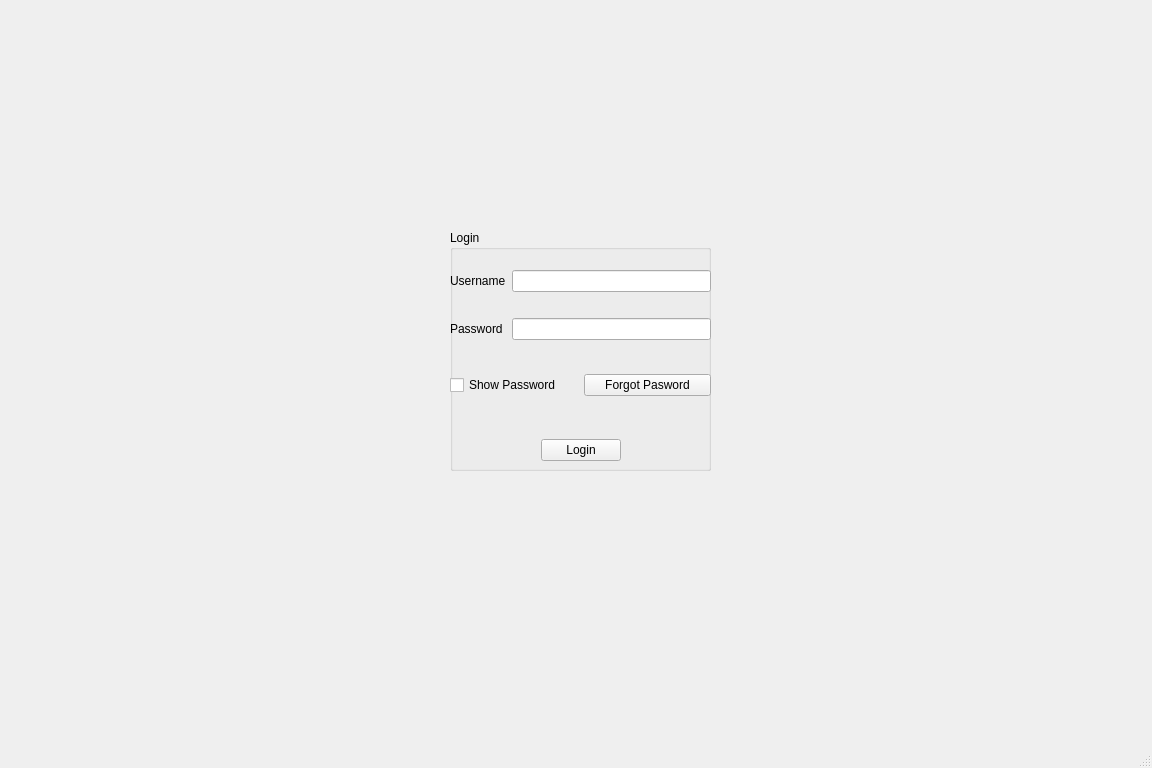
<?xml version="1.0" encoding="UTF-8"?>
<ui version="4.0">
 <class>MainWindow</class>
 <widget class="QMainWindow" name="MainWindow">
  <property name="geometry">
   <rect>
    <x>0</x>
    <y>0</y>
    <width>1152</width>
    <height>768</height>
   </rect>
  </property>
  <property name="maximumSize">
   <size>
    <width>1152</width>
    <height>768</height>
   </size>
  </property>
  <property name="windowTitle">
   <string>MainWindow</string>
  </property>
  <widget class="QWidget" name="centralwidget">
   <widget class="QGroupBox" name="groupBox">
    <property name="geometry">
     <rect>
      <x>450</x>
      <y>230</y>
      <width>261</width>
      <height>241</height>
     </rect>
    </property>
    <property name="title">
     <string>Login</string>
    </property>
    <widget class="QWidget" name="horizontalLayoutWidget">
     <property name="geometry">
      <rect>
       <x>0</x>
       <y>200</y>
       <width>261</width>
       <height>41</height>
      </rect>
     </property>
     <layout class="QHBoxLayout" name="horizontalLayout">
      <item>
       <spacer name="horizontalSpacer">
        <property name="orientation">
         <enum>Qt::Horizontal</enum>
        </property>
        <property name="sizeHint" stdset="0">
         <size>
          <width>40</width>
          <height>20</height>
         </size>
        </property>
       </spacer>
      </item>
      <item>
       <widget class="QPushButton" name="loginbtn">
        <property name="text">
         <string>Login</string>
        </property>
       </widget>
      </item>
      <item>
       <spacer name="horizontalSpacer_2">
        <property name="orientation">
         <enum>Qt::Horizontal</enum>
        </property>
        <property name="sizeHint" stdset="0">
         <size>
          <width>40</width>
          <height>20</height>
         </size>
        </property>
       </spacer>
      </item>
     </layout>
    </widget>
    <widget class="QWidget" name="gridLayoutWidget">
     <property name="geometry">
      <rect>
       <x>0</x>
       <y>20</y>
       <width>261</width>
       <height>111</height>
      </rect>
     </property>
     <layout class="QGridLayout" name="gridLayout">
      <item row="2" column="0">
       <widget class="QLabel" name="passlabel">
        <property name="text">
         <string>Password</string>
        </property>
       </widget>
      </item>
      <item row="0" column="0">
       <widget class="QLabel" name="userlabel">
        <property name="text">
         <string>Username</string>
        </property>
       </widget>
      </item>
      <item row="0" column="1">
       <widget class="QLineEdit" name="userlineedit"/>
      </item>
      <item row="2" column="1">
       <widget class="QLineEdit" name="passlineedit"/>
      </item>
     </layout>
    </widget>
    <widget class="QWidget" name="horizontalLayoutWidget_2">
     <property name="geometry">
      <rect>
       <x>0</x>
       <y>140</y>
       <width>261</width>
       <height>31</height>
      </rect>
     </property>
     <layout class="QHBoxLayout" name="horizontalLayout_2">
      <item>
       <widget class="QCheckBox" name="showpass">
        <property name="text">
         <string>Show Password</string>
        </property>
       </widget>
      </item>
      <item>
       <widget class="QPushButton" name="forgotpassbtn">
        <property name="text">
         <string>Forgot Pasword</string>
        </property>
        <property name="checkable">
         <bool>false</bool>
        </property>
       </widget>
      </item>
     </layout>
    </widget>
    <widget class="QWidget" name="horizontalLayoutWidget_3">
     <property name="geometry">
      <rect>
       <x>0</x>
       <y>170</y>
       <width>261</width>
       <height>31</height>
      </rect>
     </property>
     <layout class="QHBoxLayout" name="horizontalLayout_3">
      <item>
       <spacer name="horizontalSpacer_3">
        <property name="orientation">
         <enum>Qt::Horizontal</enum>
        </property>
        <property name="sizeHint" stdset="0">
         <size>
          <width>40</width>
          <height>20</height>
         </size>
        </property>
       </spacer>
      </item>
      <item>
       <widget class="QLabel" name="loginlabel">
        <property name="text">
         <string/>
        </property>
       </widget>
      </item>
      <item>
       <spacer name="horizontalSpacer_4">
        <property name="orientation">
         <enum>Qt::Horizontal</enum>
        </property>
        <property name="sizeHint" stdset="0">
         <size>
          <width>40</width>
          <height>20</height>
         </size>
        </property>
       </spacer>
      </item>
     </layout>
    </widget>
   </widget>
  </widget>
  <widget class="QStatusBar" name="statusbar"/>
 </widget>
 <resources/>
 <connections/>
</ui>
